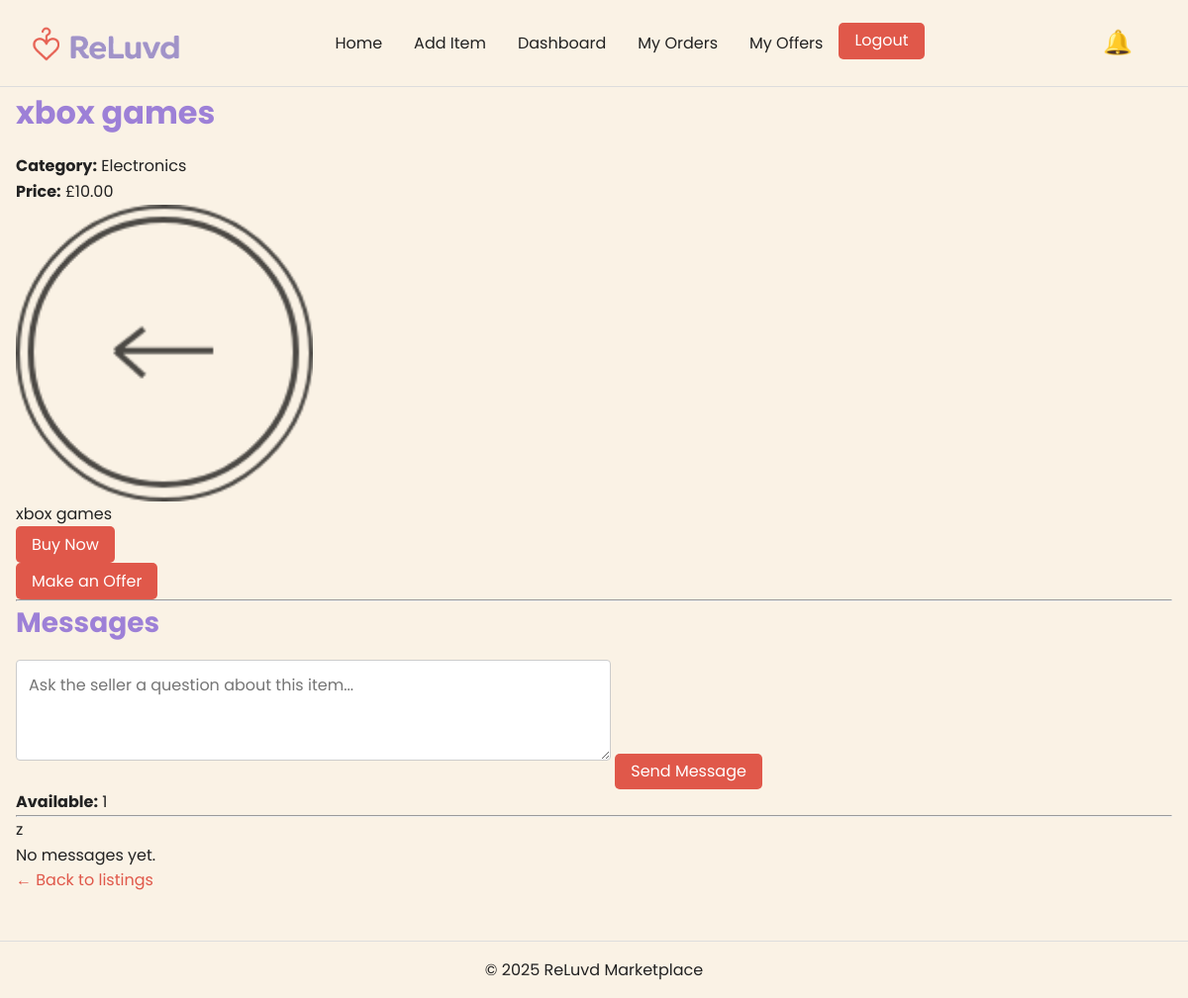
/2/ (signed in), run on the app's committed database.
### items/models.py (models this page shows, shortened)
class Item(models.Model):
    CATEGORY_CHOICES = [
        ("fashion", "Fashion"),
        ("electronics", "Electronics"),
        ("books", "Books"),
        ("home", "Home"),
        ("other", "Other"),
    ]
    title = models.CharField(max_length=100)
    description = models.TextField()
    category = models.CharField(max_length=20, choices=CATEGORY_CHOICES)
    price = models.DecimalField(max_digits=8, decimal_places=2)
    image = models.ImageField(upload_to="item_images/", blank=True, null=True)
    seller = models.ForeignKey(User, on_delete=models.CASCADE, related_name="items")
    date_posted = models.DateTimeField(auto_now_add=True)
    is_sold = models.BooleanField(default=False)
    quantity = models.PositiveIntegerField(default=1)

### items/views.py (the view)
# urls.py: path("<int:item_id>/", views.item_detail, name="item_detail"),
def item_detail(request, item_id):
    item = get_object_or_404(Item, pk=item_id)
    messages = item.messages.select_related("sender")
    if request.method == "POST":
        form = MessageForm(request.POST)
        if form.is_valid():
            message = form.save(commit=False)
            message.item = item
            message.sender = request.user
            message.save()
            send_mail(
                subject=f"New message about your item: {item.title}",
                message=(
                    f"You've received a new message from {request.user.username}:\n\n"
                    f"{message.message}\n\n"
                    f"View the item here: http://127.0.0.1:8000/{item.id}/"
                ),
                from_email=settings.DEFAULT_FROM_EMAIL,
                recipient_list=[item.seller.email],
                fail_silently=True,
            )
            return redirect("item_detail", item_id=item.id)
    else:
        form = MessageForm()
    return render(
        request,
        "items/item_detail.html",
        {"item": item, "form": form, "messages": messages},
    )

### items/forms.py
class MessageForm(forms.ModelForm):
    class Meta:
        model = Message
        fields = ["message"]
        widgets = {
            "message": forms.Textarea(
                attrs={
                    "rows": 3,
                    "placeholder": "Ask the seller a question about this item...",
                    "aria-label": "Message to seller",
                }
            )
        }

### items/context_processors.py (called while the page is built)
def notifications(request):
    return {"notifications": get_notifications(request.user)}

### items/utils.py (called while the page is built)
def get_notifications(user):
    if not user.is_authenticated:
        return []
    items = Item.objects.filter(seller=user)
    message_notes = Message.objects.filter(item__in=items).order_by("-created_at")[:5]
    offer_notes = Order.objects.filter(item__in=items, is_offer=True).order_by(
        "-created_at"
    )[:5]
    sold_notes = Item.objects.filter(seller=user, is_sold=True).order_by(
        "-date_posted"
    )[:5]
    return {
        "messages": message_notes,
        "offers": offer_notes,
        "sales": sold_notes,
    }

### templates/items/item_detail.html (shortened to what this page needs)
{% extends "base.html" %}
{% block content %}
<main role="main" aria-labelledby="item-title">
    <h2 id="item-title">{{ item.title }}</h2>
    <p><strong>Category:</strong> {{ item.get_category_display }}</p>
    <p><strong>Price:</strong> £{{ item.price }}</p>
    {% if item.image %}
    <img src="{{ item.image.url }}" alt="{{ item.title }}" width="300">
    {% endif %}
    <p>{{ item.description }}</p>
    {% if user.is_authenticated and not item.is_sold and request.user != item.seller %}
    {% if item.quantity > 0 %}
    <form action="{% url 'buy_item' item.id %}" method="POST">
        <button type="submit" aria-label="Buy {{ item.title }}">Buy Now</button>
    </form>
    {% else %}
    <p><strong>Out of stock</strong></p>
    {% endif %}
    {% endif %}
    {% if user.is_authenticated and not item.is_sold and request.user != item.seller %}
    <form action="{% url 'make_offer' item.id %}" method="get">
        <button type="submit" aria-label="Make an offer for {{ item.title }}">Make an Offer</button>
    </form>
    {% endif %}
    <hr>
    <section aria-labelledby="messages-heading">
        <h3 id="messages-heading">Messages</h3>
        {% if user.is_authenticated and request.user != item.seller %}
        <form method="POST" aria-label="Send a message to the seller">
            {{ form.message }}
            <button type="submit">Send Message</button>
        </form>
        <p><strong>Available:</strong> {{ item.quantity }}</p>
        <hr>
        {% endif %}z
        {% if messages %}
        <ul>
            {% for msg in messages %}
            <li>
                <strong>{{ msg.sender.username }}</strong> ({{ msg.created_at|date:"M d, Y H:i" }}):<br>
                {{ msg.message }}
            </li>
            {% endfor %}
        </ul>
        {% else %}
        <p>No messages yet.</p>
        {% endif %}
    </section>
    <p><a href="{% url 'home' %}">← Back to listings</a></p>
</main>
{% endblock %}

### static/css/style.css (style rules this page uses)
*, *::before, *::after { box-sizing: border-box; }
* { margin: 0; }
@media (prefers-reduced-motion: no-preference) { html { interpolate-size: allow-keywords; } }
body { line-height: 1.5; -webkit-font-smoothing: antialiased; }
img, picture, video, canvas, svg { display: block; max-width: 100%; }
input, button, textarea, select { font: inherit; }
p, h1, h2, h3, h4, h5, h6 { overflow-wrap: break-word; }
p { text-wrap: pretty; }
h1, h2, h3, h4, h5, h6 { text-wrap: balance; }
:root { --primary-red: #E0584A; --primary-purple: #9D80D7; --background: #FAF2E5; --text-dark: #222222; --text-light: #FFFFFF; --accent-yellow: #FFC857; --accent-green: #4CAF50; --error-red: #D32F2F; }
* { margin: 0; padding: 0; box-sizing: border-box; }
body { font-family: 'Poppins', Arial, sans-serif; color: var(--text-dark); background-color: var(--background); line-height: 1.6; font-size: 16px; }
h1, h2, h3, h4, h5, h6 { color: var(--primary-purple); margin-bottom: 0.5em; }
h2 { font-size: 2rem; }
h3 { font-size: 1.75rem; }
a { color: var(--primary-red); text-decoration: none; }
button, .btn { font-family: inherit; font-size: 1rem; padding: 0.35em 1.0em; border: none; border-radius: 5px; cursor: pointer; background-color: var(--primary-red); color: var(--text-light); transition: background-color 0.3s ease; }
input, textarea, select { font-family: inherit; font-size: 1rem; padding: 0.75em; border: 1px solid #ccc; border-radius: 4px; margin-bottom: 1em; }

### data on the page
Item: title "xbox games", category "Electronics", price "10.00", image (picture), description "xbox games", quantity "1"
